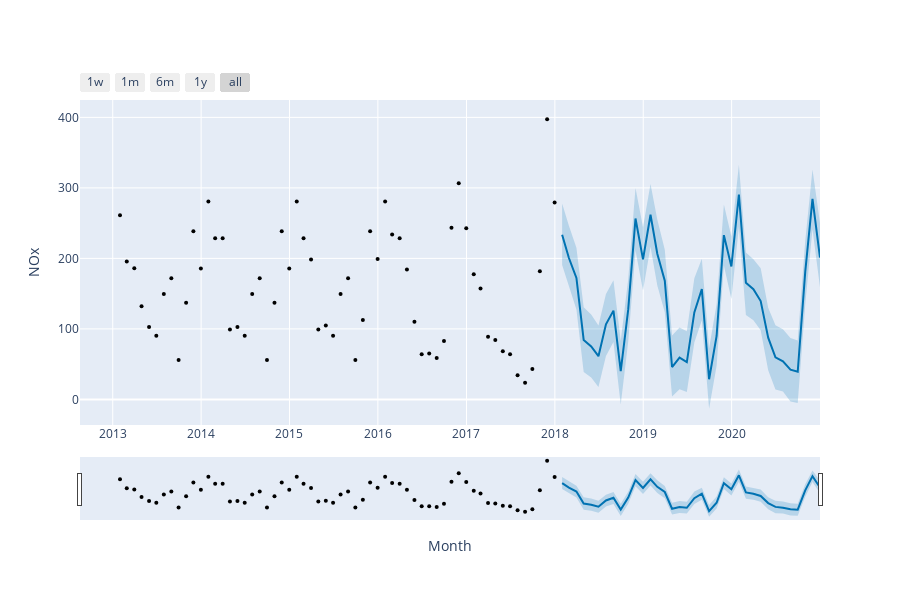

Here is the notebook cell this chart was saved with:
### Code cell
fig = plot_plotly(model, forecast,xlabel='Month', ylabel='NOx')
py.iplot(fig)
